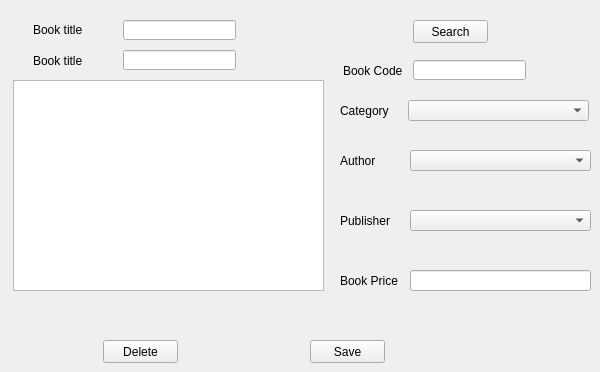
      <widget class="QWidget" name="tab_6">
       <attribute name="title">
        <string>Edit or Delete Book</string>
       </attribute>
       <widget class="QLabel" name="label_9">
        <property name="geometry">
         <rect>
          <x>33</x>
          <y>20</y>
          <width>51</width>
          <height>20</height>
         </rect>
        </property>
        <property name="text">
         <string>Book title</string>
        </property>
       </widget>
       <widget class="QPushButton" name="pushButton_8">
        <property name="geometry">
         <rect>
          <x>310</x>
          <y>340</y>
          <width>75</width>
          <height>23</height>
         </rect>
        </property>
        <property name="text">
         <string>Save</string>
        </property>
       </widget>
       <widget class="QLabel" name="label_10">
        <property name="geometry">
         <rect>
          <x>340</x>
          <y>100</y>
          <width>61</width>
          <height>21</height>
         </rect>
        </property>
        <property name="text">
         <string>Category</string>
        </property>
       </widget>
       <widget class="QComboBox" name="comboBox_6">
        <property name="geometry">
         <rect>
          <x>408</x>
          <y>100</y>
          <width>181</width>
          <height>21</height>
         </rect>
        </property>
       </widget>
       <widget class="QLabel" name="label_11">
        <property name="geometry">
         <rect>
          <x>340</x>
          <y>150</y>
          <width>61</width>
          <height>21</height>
         </rect>
        </property>
        <property name="text">
         <string>Author</string>
        </property>
       </widget>
       <widget class="QLineEdit" name="lineEdit_5">
        <property name="geometry">
         <rect>
          <x>123</x>
          <y>20</y>
          <width>113</width>
          <height>20</height>
         </rect>
        </property>
       </widget>
       <widget class="QTextEdit" name="textEdit_2">
        <property name="geometry">
         <rect>
          <x>13</x>
          <y>80</y>
          <width>311</width>
          <height>211</height>
         </rect>
        </property>
       </widget>
       <widget class="QLineEdit" name="lineEdit_6">
        <property name="geometry">
         <rect>
          <x>410</x>
          <y>270</y>
          <width>181</width>
          <height>21</height>
         </rect>
        </property>
       </widget>
       <widget class="QLabel" name="label_12">
        <property name="geometry">
         <rect>
          <x>340</x>
          <y>270</y>
          <width>61</width>
          <height>21</height>
         </rect>
        </property>
        <property name="text">
         <string>Book Price</string>
        </property>
       </widget>
       <widget class="QLabel" name="label_13">
        <property name="geometry">
         <rect>
          <x>340</x>
          <y>210</y>
          <width>61</width>
          <height>21</height>
         </rect>
        </property>
        <property name="text">
         <string>Publisher</string>
        </property>
       </widget>
       <widget class="QComboBox" name="comboBox_7">
        <property name="geometry">
         <rect>
          <x>410</x>
          <y>210</y>
          <width>181</width>
          <height>21</height>
         </rect>
        </property>
       </widget>
       <widget class="QLabel" name="label_14">
        <property name="geometry">
         <rect>
          <x>343</x>
          <y>60</y>
          <width>61</width>
          <height>21</height>
         </rect>
        </property>
        <property name="text">
         <string>Book Code</string>
        </property>
       </widget>
       <widget class="QLineEdit" name="lineEdit_7">
        <property name="geometry">
         <rect>
          <x>413</x>
          <y>60</y>
          <width>113</width>
          <height>20</height>
         </rect>
        </property>
       </widget>
       <widget class="QComboBox" name="comboBox_8">
        <property name="geometry">
         <rect>
          <x>410</x>
          <y>150</y>
          <width>181</width>
          <height>21</height>
         </rect>
        </property>
       </widget>
       <widget class="QLineEdit" name="lineEdit_8">
        <property name="geometry">
         <rect>
          <x>123</x>
          <y>50</y>
          <width>113</width>
          <height>20</height>
         </rect>
        </property>
       </widget>
       <widget class="QLabel" name="label_15">
        <property name="geometry">
         <rect>
          <x>33</x>
          <y>50</y>
          <width>51</width>
          <height>21</height>
         </rect>
        </property>
        <property name="text">
         <string>Book title</string>
        </property>
       </widget>
       <widget class="QPushButton" name="pushButton_9">
        <property name="geometry">
         <rect>
          <x>413</x>
          <y>20</y>
          <width>75</width>
          <height>23</height>
         </rect>
        </property>
        <property name="text">
         <string>Search</string>
        </property>
       </widget>
       <widget class="QPushButton" name="pushButton_10">
        <property name="geometry">
         <rect>
          <x>103</x>
          <y>340</y>
          <width>75</width>
          <height>23</height>
         </rect>
        </property>
        <property name="text">
         <string>Delete</string>
        </property>
       </widget>
      </widget>
